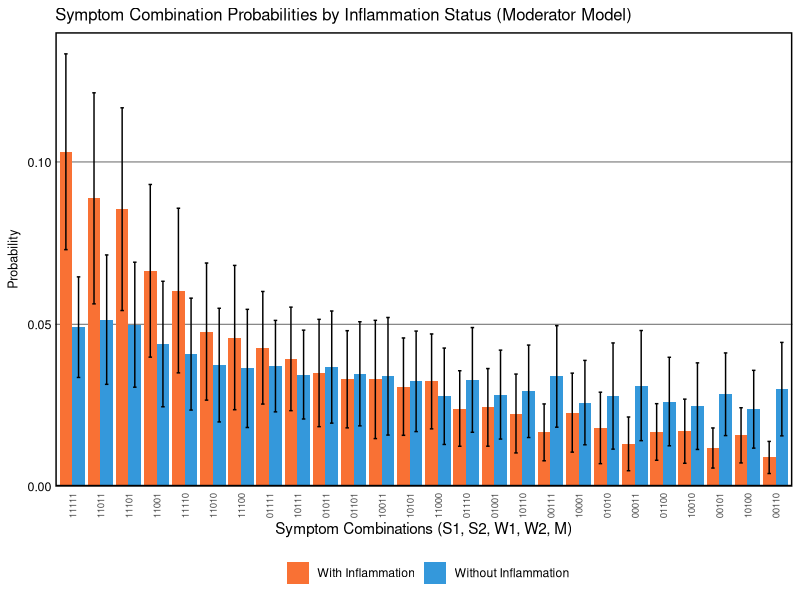

Here is the R script that generated this plot:
## ---- chunk 1

## ---- chunk 2
# Load required packages
library(tidyverse)
library(mvtnorm)
library(MASS)
library(flextable)
library(officer)
## ---- chunk 3
# Setting seed for reproducibility
set.seed(123)

# Combinations of binary criteria
combinations <- expand.grid(c(0,1), c(0,1), c(0,1), c(0,1), c(0,1))
## ---- chunk 4
# Function to ensure the values fall between 0 and 4
rescale <- function(x) {
  min_val <- min(x)
  max_val <- max(x)
  return((x - min_val) / (max_val - min_val) * 4)
}
## ---- chunk 5
generate_correlated_binary <- function(n, p1, p2, cor) {
  means <- c(0, 0)
  sigma <- matrix(c(1, cor, cor, 1), 2, 2)
  bvn <- mvrnorm(n, mu = means, Sigma = sigma)
  
  threshold_L <- qnorm(1 - p1)
  threshold_I <- qnorm(1 - p2)
  
  L <- ifelse(bvn[,1] > threshold_L, 1, 0)
  I <- ifelse(bvn[,2] > threshold_I, 1, 0)
  
  return(data.frame(L = L, I = I))
}
## ---- chunk 6
# Number of individuals and simulations
n <- 1000
n_sims <- 100

# Matrices to accumulate the results of each simulation
results_WITH_inflammation <- matrix(0, ncol = 2^5, nrow = n_sims)
results_WITHOUT_inflammation <- matrix(0, ncol = 2^5, nrow = n_sims)

# Vectors to track sample sizes
n_WITH_inflammation <- numeric(n_sims)
n_WITHOUT_inflammation <- numeric(n_sims)
## ---- chunk 7
for(sim in 1:n_sims) {
  # Generate correlated binary latent variables L (PTSD) and I (Inflammation)
  latent_vars <- generate_correlated_binary(n, p1 = 0.8, p2 = 0.5, cor = 0.6)
  L <- latent_vars$L
  I <- latent_vars$I
  
  # Define model parameters
  # Baseline effects (λ₀): effect of L when I = 0
  lambda_S1 <- 0.91  # Strong indicator
  lambda_S2 <- 0.91  # Strong indicator
  lambda_M  <- 0.90  # Medium indicator
  lambda_W1 <- 0.60  # Weak indicator
  lambda_W2 <- 0.60  # Weak indicator
  
  # Moderation effects (γ): additional effect when I = 1
  gamma_S1 <- 0.2275  # 25% amplification
  gamma_S2 <- 0.2275  # 25% amplification
  gamma_M  <- 0.1800  # 20% amplification
  gamma_W1 <- 0.0900  # 15% amplification
  gamma_W2 <- 0.0900  # 15% amplification
  
  # Standard deviations
  sd_strong <- 0.7
  sd_medium <- 1.0
  sd_weak   <- 1.2
  
  # MODERATOR MODEL: Symptom_i = (λ₀ + γ × I) × L + ε
  # Inflammation only affects symptoms through moderation of L's effect
  # When L = 0, inflammation has NO effect on symptoms
  
  # Strong indicators
  S1 <- rescale((lambda_S1 + gamma_S1 * I) * L + rnorm(n, mean = 2, sd = sd_strong))
  S2 <- rescale((lambda_S2 + gamma_S2 * I) * L + rnorm(n, mean = 2, sd = sd_strong))
  
  # Medium indicator
  M  <- rescale((lambda_M + gamma_M * I) * L + rnorm(n, mean = 2, sd = sd_medium))
  
  # Weak indicators
  W1 <- rescale((lambda_W1 + gamma_W1 * I) * L + rnorm(n, mean = 2, sd = sd_weak))
  W2 <- rescale((lambda_W2 + gamma_W2 * I) * L + rnorm(n, mean = 2, sd = sd_weak))
  
  # Combine into a data frame
  data <- data.frame(L, I, S1, S2, W1, W2, M)
  
  # Creating binary variables for all indicators
  data <- data %>%
    mutate(
      S1_positive = S1 >= 2,
      S2_positive = S2 >= 2,
      W1_positive = W1 >= 2,
      W2_positive = W2 >= 2,
      M_positive = M >= 2
    )
  
  # Calculate a new column that counts how many criteria are met for each individual
  data <- data %>%
    mutate(criteria_met = S1_positive + S2_positive + 
                          W1_positive + W2_positive + 
                          M_positive)
  
  # Filter the dataset to keep only those individuals that meet at least 2 criteria
  filtered_data <- data %>%
    filter(criteria_met >= 2)
  
  # Split into inflammation groups
  filtered_WITH_I <- filtered_data %>% filter(I == 1)
  filtered_WITHOUT_I <- filtered_data %>% filter(I == 0)
  
  # Track sample sizes
  n_WITH_inflammation[sim] <- nrow(filtered_WITH_I)
  n_WITHOUT_inflammation[sim] <- nrow(filtered_WITHOUT_I)
  
  # === Calculate for WITH inflammation group ===
  if(nrow(filtered_WITH_I) > 5) {  # Need sufficient data for covariance
    cov_matrix_WITH <- cov(filtered_WITH_I[, c("S1", "S2", "W1", "W2", "M")])
    means_WITH <- colMeans(filtered_WITH_I[, c("S1", "S2", "W1", "W2", "M")])
    
    for(i in 1:nrow(combinations)){
      lower <- as.numeric(ifelse(combinations[i,] == 1, 2, -Inf))
      upper <- as.numeric(ifelse(combinations[i,] == 1, Inf, 2))
      results_WITH_inflammation[sim, i] <- pmvnorm(lower = lower, 
                                                   upper = upper, 
                                                   mean = means_WITH, 
                                                   sigma = cov_matrix_WITH)
    }
  }
  
  # === Calculate for WITHOUT inflammation group ===
  if(nrow(filtered_WITHOUT_I) > 5) {  # Need sufficient data for covariance
    cov_matrix_WITHOUT <- cov(filtered_WITHOUT_I[, c("S1", "S2", "W1", "W2", "M")])
    means_WITHOUT <- colMeans(filtered_WITHOUT_I[, c("S1", "S2", "W1", "W2", "M")])
    
    for(i in 1:nrow(combinations)){
      lower <- as.numeric(ifelse(combinations[i,] == 1, 2, -Inf))
      upper <- as.numeric(ifelse(combinations[i,] == 1, Inf, 2))
      results_WITHOUT_inflammation[sim, i] <- pmvnorm(lower = lower, 
                                                      upper = upper, 
                                                      mean = means_WITHOUT, 
                                                      sigma = cov_matrix_WITHOUT)
    }
  }
}
## ---- chunk 8
# === Process results for WITH inflammation group ===
derived_probs_WITH <- data.frame(
  Combination = paste(combinations[,1], 
                      combinations[,2], 
                      combinations[,3], 
                      combinations[,4], 
                      combinations[,5], sep=""),
  Mean_Probability = apply(results_WITH_inflammation, 2, mean),
  SD_Probability = apply(results_WITH_inflammation, 2, sd),
  Group = "With Inflammation")

# === Process results for WITHOUT inflammation group ===
derived_probs_WITHOUT <- data.frame(
  Combination = paste(combinations[,1], 
                      combinations[,2], 
                      combinations[,3], 
                      combinations[,4], 
                      combinations[,5], sep=""),
  Mean_Probability = apply(results_WITHOUT_inflammation, 2, mean),
  SD_Probability = apply(results_WITHOUT_inflammation, 2, sd),
  Group = "Without Inflammation")

# Combine both groups
derived_probs_combined <- rbind(derived_probs_WITH, derived_probs_WITHOUT)

# Determine which combinations meet 2 out of 5 criteria
derived_probs_combined$MeetsCriteria <- ifelse(rowSums(combinations) >= 2, TRUE, FALSE)

# Filter to only include combinations that meet the criteria
filtered_probs_combined <- derived_probs_combined %>% 
  filter(MeetsCriteria) %>%
  arrange(Group, desc(Mean_Probability))

# Add abbreviations for x-axis
# We'll rank combinations by their average probability across both groups
avg_probs <- derived_probs_combined %>%
  filter(MeetsCriteria) %>%
  group_by(Combination) %>%
  summarise(Avg = mean(Mean_Probability)) %>%
  arrange(desc(Avg))

filtered_probs_combined$Rank <- match(filtered_probs_combined$Combination, avg_probs$Combination)

# Report average sample sizes
cat("Average sample sizes across simulations:\n")
cat("With Inflammation:", round(mean(n_WITH_inflammation), 1), "\n")
cat("Without Inflammation:", round(mean(n_WITHOUT_inflammation), 1), "\n")
## ---- chunk 9
# Add MeetsCriteria column to individual dataframes
derived_probs_WITH$MeetsCriteria <- ifelse(rowSums(combinations) >= 2, TRUE, FALSE)
derived_probs_WITHOUT$MeetsCriteria <- ifelse(rowSums(combinations) >= 2, TRUE, FALSE)

# Show ALL results for WITH inflammation
cat("\n=== WITH INFLAMMATION (all combinations meeting criteria) ===\n")
print(derived_probs_WITH %>% 
        filter(MeetsCriteria) %>% 
        arrange(desc(Mean_Probability)))

# Show ALL results for WITHOUT inflammation
cat("\n=== WITHOUT INFLAMMATION (all combinations meeting criteria) ===\n")
print(derived_probs_WITHOUT %>% 
        filter(MeetsCriteria) %>% 
        arrange(desc(Mean_Probability)))
## ---- chunk 10
# Define the theme for the figure
Theme_Figure_1a <- 
  theme(
    plot.title = element_text(size=12),
    axis.title.y = element_text(size=9, 
                                margin = margin(t = 0, r = 0, b = 0, l = 0)),
    axis.text.x = element_text(size = 7, angle = 90, hjust = 1, vjust = 0.5),
    axis.text.y = element_text(size=9, 
                               color = "black", 
                               margin = margin(t = 0, r = 0, b = 0, l = 5)),
    axis.ticks = element_blank(),
    panel.grid.major.x = element_blank(), 
    panel.grid.major.y = element_line(size=.2, 
                                      color="black"), 
    panel.grid.minor.y = element_blank(), 
    panel.border = element_rect(colour = "black", 
                                fill=NA, 
                                size=1),
    panel.background = element_rect(fill = "white"),
    legend.position = "bottom")

# Plot with two colors
ggplot(filtered_probs_combined, aes(x = reorder(Combination, -Mean_Probability), 
                                     y = Mean_Probability,
                                     fill = Group)) +
  geom_bar(stat = "identity", position = position_dodge(width = 0.9)) +
  geom_errorbar(aes(ymin = Mean_Probability - SD_Probability, 
                    ymax = Mean_Probability + SD_Probability), 
                position = position_dodge(width = 0.9),
                width = 0.25) +
  scale_fill_manual(values = c("With Inflammation" = "#F97134", 
                                "Without Inflammation" = "#3498db")) +
  scale_y_continuous(expand = expansion(mult = c(0, 0.05))) +
  labs(title = "Symptom Combination Probabilities by Inflammation Status (Moderator Model)", 
       x = "Symptom Combinations (S1, S2, W1, W2, M)", 
       y = "Probability",
       fill = "") + 
  Theme_Figure_1a
